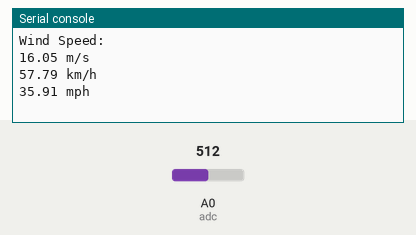
This program was run on a simulated ESP8266 board running MicroPython. On the bench: the last lines printed to the serial console. The inputs (shaded band) are chosen by the test bench; at power-on: A0 (adc) = 512 (analog values on the 0–1023 scale).

Above: at 1.2 s.
1.3 s: A0 (adc) set to 716
At 2.3 s:
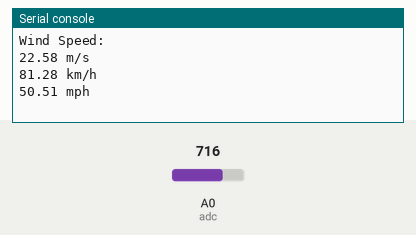
2.8 s: A0 (adc) set to 900
At 3.8 s:
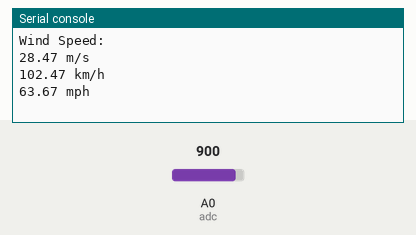
Timing chart, 0 to 5.8 s (numbered marks = the images above; inputs shaded):
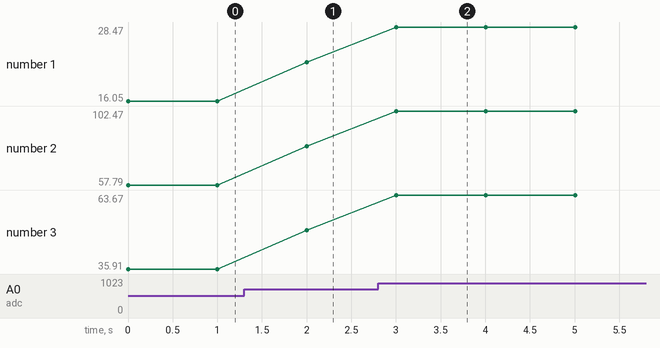

The program:

main.py
```python
from machine import ADC, Pin
from time import sleep

# Constantes
min_voltage = 0.033  # Tensão correspondente a 0 m/s
max_voltage = 3.3    # Tensão correspondente a 32,4 m/s (velocidade máxima quando se utiliza o divisor de tensão)
max_wind_speed = 32.4 # Velocidade máxima do vento em m/s

# Factores de conversão
mps_to_kmh = 3.6     # 1 m/s = 3.6 km/h
mps_to_mph = 2.23694 # 1 m/s = 2.23694 mph

# Configurar o ADC
adc = ADC(0)

while True:
    # Ler o valor analógico do anemómetro (valor ADC entre 0-1023)
    adc_value = adc.read()

    # Converter o valor ADC em tensão
    voltage = (adc_value / 1023.0) * 3.3

    # Assegurar que a tensão está dentro do intervalo de funcionamento do anemómetro
    if voltage < min_voltage:
        voltage = min_voltage
    elif voltage > max_voltage:
        voltage = max_voltage

    # Mapear a tensão para a velocidade do vento
    wind_speed_mps = ((voltage - min_voltage) / (max_voltage - min_voltage)) * max_wind_speed

    # Converter a velocidade do vento em km/h e mph
    wind_speed_kmh = wind_speed_mps * mps_to_kmh
    wind_speed_mph = wind_speed_mps * mps_to_mph

    # Imprimir velocidade do vento
    print("Wind Speed:")
    print("{:.2f} m/s".format(wind_speed_mps))
    print("{:.2f} km/h".format(wind_speed_kmh))
    print("{:.2f} mph".format(wind_speed_mph))
    print()

    sleep(1)
```

Measured:
- after the input at 1.3 s, the serial console: prints a new line after 0.70 s (image 1)
- after the input at 2.8 s, the serial console: prints a new line after 0.20 s (image 2)
- plotted number 1: 16.05 → 22.58 after the input at 1.3 s, 22.58 → 28.47 after the input at 2.8 s
- plotted number 2: 57.79 → 81.28 after the input at 1.3 s, 81.28 → 102.47 after the input at 2.8 s
- plotted number 3: 35.91 → 50.51 after the input at 1.3 s, 50.51 → 63.67 after the input at 2.8 s
